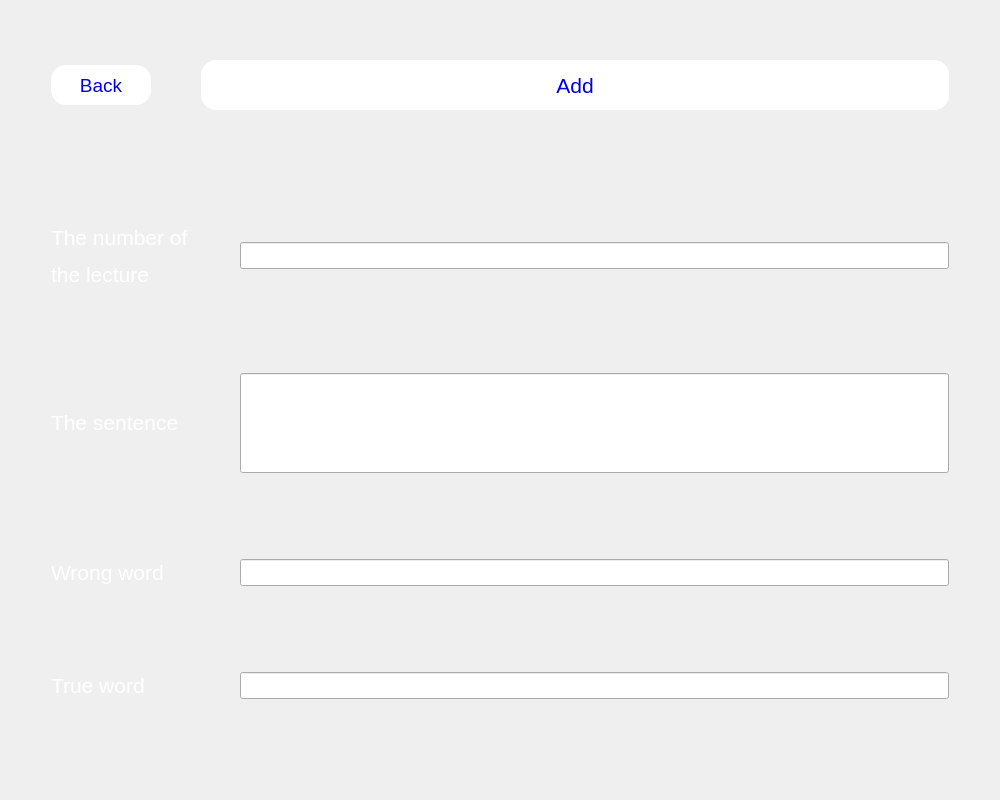
<?xml version="1.0" encoding="UTF-8"?>
<ui version="4.0">
 <class>MistakePlace</class>
 <widget class="QDialog" name="MistakePlace">
  <property name="geometry">
   <rect>
    <x>0</x>
    <y>0</y>
    <width>1000</width>
    <height>800</height>
   </rect>
  </property>
  <property name="windowTitle">
   <string>Dialog</string>
  </property>
  <layout class="QVBoxLayout" name="verticalLayout_2">
   <item>
    <spacer name="verticalSpacer_6">
     <property name="orientation">
      <enum>Qt::Vertical</enum>
     </property>
     <property name="sizeType">
      <enum>QSizePolicy::Fixed</enum>
     </property>
     <property name="sizeHint" stdset="0">
      <size>
       <width>10</width>
       <height>40</height>
      </size>
     </property>
    </spacer>
   </item>
   <item>
    <layout class="QHBoxLayout" name="horizontalLayout_6">
     <property name="spacing">
      <number>10</number>
     </property>
     <property name="topMargin">
      <number>0</number>
     </property>
     <item>
      <spacer name="horizontalSpacer">
       <property name="orientation">
        <enum>Qt::Horizontal</enum>
       </property>
       <property name="sizeType">
        <enum>QSizePolicy::Fixed</enum>
       </property>
       <property name="sizeHint" stdset="0">
        <size>
         <width>40</width>
         <height>20</height>
        </size>
       </property>
      </spacer>
     </item>
     <item>
      <widget class="QPushButton" name="back">
       <property name="sizePolicy">
        <sizepolicy hsizetype="Fixed" vsizetype="Fixed">
         <horstretch>0</horstretch>
         <verstretch>0</verstretch>
        </sizepolicy>
       </property>
       <property name="minimumSize">
        <size>
         <width>100</width>
         <height>40</height>
        </size>
       </property>
       <property name="cursor">
        <cursorShape>PointingHandCursor</cursorShape>
       </property>
       <property name="styleSheet">
        <string notr="true">#back {
	font: 14pt;
color: rgb(0, 0, 225);
border-radius: 15px;
background-color: rgb(255, 255, 255)}</string>
       </property>
       <property name="text">
        <string>Back</string>
       </property>
      </widget>
     </item>
     <item>
      <spacer name="horizontalSpacer_6">
       <property name="orientation">
        <enum>Qt::Horizontal</enum>
       </property>
       <property name="sizeType">
        <enum>QSizePolicy::Fixed</enum>
       </property>
       <property name="sizeHint" stdset="0">
        <size>
         <width>40</width>
         <height>20</height>
        </size>
       </property>
      </spacer>
     </item>
     <item>
      <widget class="QPushButton" name="add">
       <property name="minimumSize">
        <size>
         <width>0</width>
         <height>50</height>
        </size>
       </property>
       <property name="cursor">
        <cursorShape>PointingHandCursor</cursorShape>
       </property>
       <property name="styleSheet">
        <string notr="true">#add {
	font: 16pt;
color: rgb(0, 0, 225);
border-radius: 15px;
background-color: rgb(255, 255, 255)}</string>
       </property>
       <property name="text">
        <string>Add</string>
       </property>
      </widget>
     </item>
     <item>
      <spacer name="horizontalSpacer_5">
       <property name="orientation">
        <enum>Qt::Horizontal</enum>
       </property>
       <property name="sizeType">
        <enum>QSizePolicy::Fixed</enum>
       </property>
       <property name="sizeHint" stdset="0">
        <size>
         <width>40</width>
         <height>20</height>
        </size>
       </property>
      </spacer>
     </item>
    </layout>
   </item>
   <item>
    <spacer name="verticalSpacer">
     <property name="orientation">
      <enum>Qt::Vertical</enum>
     </property>
     <property name="sizeType">
      <enum>QSizePolicy::Fixed</enum>
     </property>
     <property name="sizeHint" stdset="0">
      <size>
       <width>20</width>
       <height>100</height>
      </size>
     </property>
    </spacer>
   </item>
   <item>
    <layout class="QGridLayout" name="gridLayout">
     <property name="topMargin">
      <number>0</number>
     </property>
     <item row="0" column="3">
      <widget class="QLineEdit" name="number">
       <property name="font">
        <font>
         <pointsize>12</pointsize>
        </font>
       </property>
      </widget>
     </item>
     <item row="0" column="2">
      <spacer name="horizontalSpacer_3">
       <property name="orientation">
        <enum>Qt::Horizontal</enum>
       </property>
       <property name="sizeType">
        <enum>QSizePolicy::Fixed</enum>
       </property>
       <property name="sizeHint" stdset="0">
        <size>
         <width>40</width>
         <height>20</height>
        </size>
       </property>
      </spacer>
     </item>
     <item row="0" column="1">
      <widget class="QLabel" name="label">
       <property name="text">
        <string>&lt;html&gt;&lt;head/&gt;&lt;body&gt;&lt;p&gt;&lt;span style=&quot; font-size:16pt; color:#ffffff;&quot;&gt;The number of &lt;/span&gt;&lt;/p&gt;&lt;p&gt;&lt;span style=&quot; font-size:16pt; color:#ffffff;&quot;&gt;the lecture&lt;/span&gt;&lt;/p&gt;&lt;/body&gt;&lt;/html&gt;</string>
       </property>
      </widget>
     </item>
     <item row="5" column="3">
      <spacer name="verticalSpacer_2">
       <property name="orientation">
        <enum>Qt::Vertical</enum>
       </property>
       <property name="sizeType">
        <enum>QSizePolicy::Fixed</enum>
       </property>
       <property name="sizeHint" stdset="0">
        <size>
         <width>20</width>
         <height>80</height>
        </size>
       </property>
      </spacer>
     </item>
     <item row="6" column="1">
      <widget class="QLabel" name="label_4">
       <property name="text">
        <string>&lt;html&gt;&lt;head/&gt;&lt;body&gt;&lt;p&gt;&lt;span style=&quot; font-size:16pt; color:#ffffff;&quot;&gt;True word&lt;/span&gt;&lt;/p&gt;&lt;/body&gt;&lt;/html&gt;</string>
       </property>
      </widget>
     </item>
     <item row="4" column="3">
      <widget class="QLineEdit" name="wrong">
       <property name="font">
        <font>
         <pointsize>12</pointsize>
        </font>
       </property>
      </widget>
     </item>
     <item row="3" column="3">
      <spacer name="verticalSpacer_3">
       <property name="orientation">
        <enum>Qt::Vertical</enum>
       </property>
       <property name="sizeType">
        <enum>QSizePolicy::Fixed</enum>
       </property>
       <property name="sizeHint" stdset="0">
        <size>
         <width>20</width>
         <height>80</height>
        </size>
       </property>
      </spacer>
     </item>
     <item row="6" column="3">
      <widget class="QLineEdit" name="true_1">
       <property name="font">
        <font>
         <pointsize>12</pointsize>
        </font>
       </property>
      </widget>
     </item>
     <item row="4" column="1">
      <widget class="QLabel" name="label_3">
       <property name="text">
        <string>&lt;html&gt;&lt;head/&gt;&lt;body&gt;&lt;p&gt;&lt;span style=&quot; font-size:16pt; color:#ffffff;&quot;&gt;Wrong word&lt;/span&gt;&lt;/p&gt;&lt;/body&gt;&lt;/html&gt;</string>
       </property>
      </widget>
     </item>
     <item row="0" column="0">
      <spacer name="horizontalSpacer_2">
       <property name="orientation">
        <enum>Qt::Horizontal</enum>
       </property>
       <property name="sizeType">
        <enum>QSizePolicy::Fixed</enum>
       </property>
       <property name="sizeHint" stdset="0">
        <size>
         <width>40</width>
         <height>20</height>
        </size>
       </property>
      </spacer>
     </item>
     <item row="1" column="3">
      <spacer name="verticalSpacer_4">
       <property name="orientation">
        <enum>Qt::Vertical</enum>
       </property>
       <property name="sizeType">
        <enum>QSizePolicy::Fixed</enum>
       </property>
       <property name="sizeHint" stdset="0">
        <size>
         <width>20</width>
         <height>80</height>
        </size>
       </property>
      </spacer>
     </item>
     <item row="2" column="1">
      <widget class="QLabel" name="label_2">
       <property name="text">
        <string>&lt;html&gt;&lt;head/&gt;&lt;body&gt;&lt;p&gt;&lt;span style=&quot; font-size:16pt; color:#ffffff;&quot;&gt;The sentence&lt;/span&gt;&lt;/p&gt;&lt;/body&gt;&lt;/html&gt;</string>
       </property>
      </widget>
     </item>
     <item row="2" column="3">
      <widget class="QLineEdit" name="sentence">
       <property name="sizePolicy">
        <sizepolicy hsizetype="Expanding" vsizetype="Fixed">
         <horstretch>0</horstretch>
         <verstretch>0</verstretch>
        </sizepolicy>
       </property>
       <property name="minimumSize">
        <size>
         <width>0</width>
         <height>100</height>
        </size>
       </property>
       <property name="font">
        <font>
         <pointsize>12</pointsize>
        </font>
       </property>
      </widget>
     </item>
     <item row="0" column="4">
      <spacer name="horizontalSpacer_4">
       <property name="orientation">
        <enum>Qt::Horizontal</enum>
       </property>
       <property name="sizeType">
        <enum>QSizePolicy::Fixed</enum>
       </property>
       <property name="sizeHint" stdset="0">
        <size>
         <width>40</width>
         <height>20</height>
        </size>
       </property>
      </spacer>
     </item>
    </layout>
   </item>
   <item>
    <spacer name="verticalSpacer_5">
     <property name="orientation">
      <enum>Qt::Vertical</enum>
     </property>
     <property name="sizeType">
      <enum>QSizePolicy::Fixed</enum>
     </property>
     <property name="sizeHint" stdset="0">
      <size>
       <width>20</width>
       <height>80</height>
      </size>
     </property>
    </spacer>
   </item>
  </layout>
 </widget>
 <resources/>
 <connections/>
</ui>
